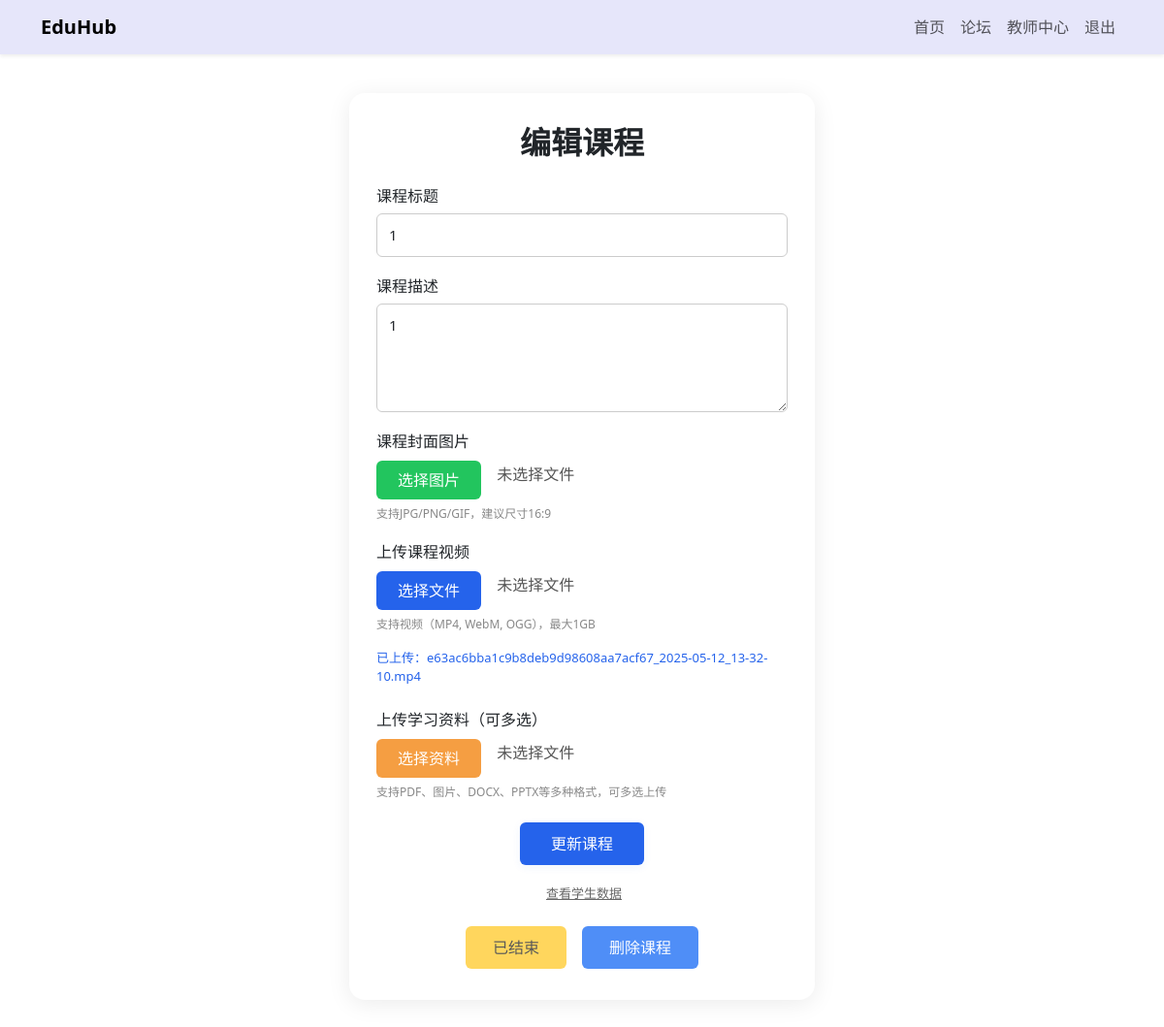
/teacher/course/1/edit (signed in), run on an earlier commit of the app's database.
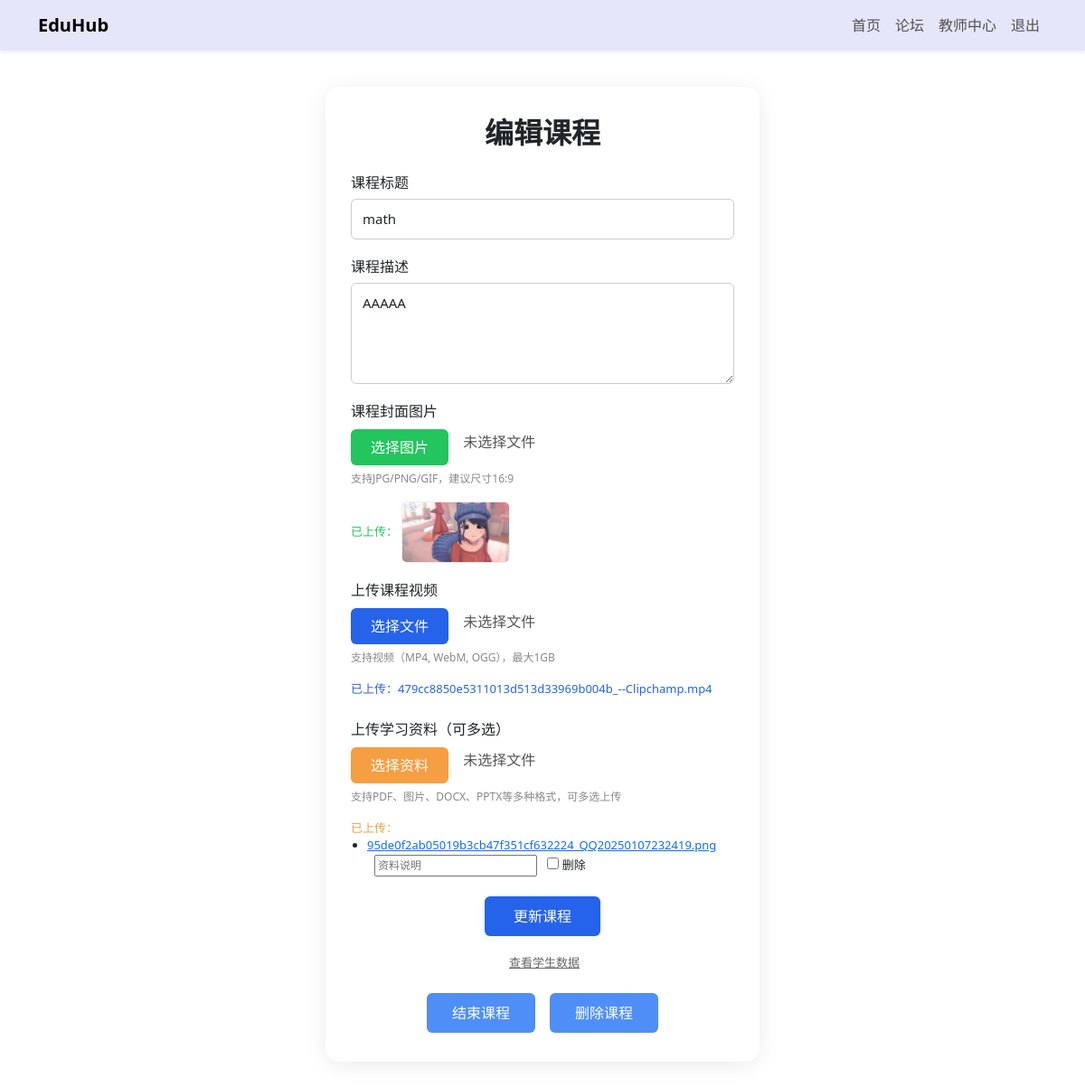
And on a later commit of the database.
### models.py (models this page shows, shortened)
class Course(db.Model):
    id = db.Column(db.Integer, primary_key=True)
    title = db.Column(db.String(100), nullable=False)
    description = db.Column(db.Text)
    video_filename = db.Column(db.String(100), default='')  # 视频文件名
    upload_date = db.Column(db.DateTime, default=datetime.datetime.utcnow)
    teacher_id = db.Column(db.Integer, db.ForeignKey('user.id'), nullable=False)
    exams = db.relationship('Exam', backref='course', lazy=True)
    learning_materials = db.Column(db.Text)  # 存储JSON字符串，包含文件名和说明
    is_ended = db.Column(db.Boolean, default=False)  # 新增：课程是否已结束
    cover_image = db.Column(db.String(200))  # 新增：课程封面图片文件名

### main.py (the view, shortened to what this page needs)
@app.route('/teacher/course/<int:course_id>/edit', methods=['GET', 'POST'])
@login_required
def edit_course(course_id):
    if current_user.role != 'teacher':
        abort(403)
    course = Course.query.get_or_404(course_id)
    if course.teacher_id != current_user.id:
        abort(403)
    materials_info = []
    if course.learning_materials:
        try:
            materials_info = json.loads(course.learning_materials)
        except Exception:
            materials_info = []
    return render_template('teacher_course.html', course=course, materials_info=materials_info)

### main.py (called while the page is built)
@login_manager.user_loader
def load_user(user_id):
    return User.query.get(int(user_id))

### templates/teacher_course.html (shortened to what the changed rows need)
{% extends "base.html" %}
{% block content %}
<div class="course-form-card" style="max-width:480px;margin:40px auto;padding:32px 28px;background:#fff;border-radius:16px;box-shadow:0 4px 24px rgba(0,0,0,0.08);">
    <h2 style="text-align:center;font-weight:600;margin-bottom:24px;">
        {% if course %}编辑课程{% else %}创建新课程{% endif %}
    </h2>
    <form method="POST" enctype="multipart/form-data">
        <div class="form-group" style="margin-bottom:18px;">
            <label for="title" style="font-weight:500;">课程标题</label>
            <input type="text" id="title" name="title" class="form-control" style="width:100%;padding:10px 12px;border-radius:6px;border:1px solid #ccc;margin-top:6px;" value="{% if course %}{{ course.title }}{% endif %}" required>
        </div>
        <div class="form-group" style="margin-bottom:18px;">
            <label for="description" style="font-weight:500;">课程描述</label>
            <textarea id="description" name="description" class="form-control" style="width:100%;padding:10px 12px;border-radius:6px;border:1px solid #ccc;margin-top:6px;" rows="4">{% if course %}{{ course.description }}{% endif %}</textarea>
        </div>
        <div class="form-group" style="margin-bottom:18px;">
            <label for="cover" style="font-weight:500;">课程封面图片</label><br>
            {% if course and course.cover_image %}
            <div style="margin-top:8px;">
                <span style="font-size:13px;color:#22c55e;">已上传：</span>
                <img src="{{ url_for('cover_image', filename=course.cover_image) }}" alt="课程封面" style="max-width:120px;max-height:80px;border-radius:6px;border:1px solid #eee;">
            </div>
            {% endif %}
        </div>
        <div class="form-group" style="margin-bottom:22px;">
            <label for="file" style="font-weight:500;">上传课程视频</label><br>
            {% if course and course.video_filename %}
            <div style="margin-top:8px;">
                <span style="font-size:13px;color:#2563eb;">已上传：{{ course.video_filename }}</span>
            </div>
            {% endif %}
        </div>
        <div class="form-group" style="margin-bottom:22px;">
            <label for="materials" style="font-weight:500;">上传学习资料（可多选）</label><br>
            {% if course and materials_info %}
            <div style="margin-top:8px;">
                <span style="font-size:13px;color:#f59e42;">已上传：</span>
                <ul style="margin:0;padding-left:18px;">
                    {% for item in materials_info %}
                    <li style="font-size:13px;">
                        <a href="{{ url_for('download_materials', filename=item.filename) }}" target="_blank">{{ item.filename }}</a>
                        <input type="text" name="existing_desc" value="{{ item.desc }}" placeholder="资料说明" style="margin-left:8px;width:180px;font-size:12px;">
                        <label style="margin-left:8px;">
                            <input type="checkbox" name="delete_material" value="{{ loop.index0 }}"> 删除
                        </label>
                    </li>
                    {% endfor %}
                </ul>
            </div>
            {% endif %}
        </div>
    </form>
    {% if course %}
    <div style="margin-top:24px;text-align:center;">
        <form method="POST" action="{{ url_for('end_course', course_id=course.id) }}" style="display:inline;">
            <button type="submit" class="btn btn-warning" style="margin-right:12px;" onclick="return confirm('确定要结束该课程吗？结束后学生将无法继续学习。');" {% if course.is_ended %}disabled{% endif %}>
                {% if course.is_ended %}已结束{% else %}结束课程{% endif %}
            </button>
        </form>
    </div>
    {% endif %}
</div>
{% endblock %}

What changed in the data, as far as the page shows it:
changed Course: title "1" → "math"; description "1" → "AAAAA"; cover_image: picture added; video_filename "e63ac6bba1c9b8deb9d98608aa7acf67_2025-05-12_13-32-10.mp4" → "479cc8850e5311013d513d33969b004b_--Clipchamp.mp4"; is_ended True → False (drawn)
Also different on the page:
text no longer shown: "已结束"
text now shown: "已上传： 已上传： 结束课程"
new list line: "95de0f2ab05019b3cb47f351cf632224_QQ20250107232419.png  ☐ 删除"
